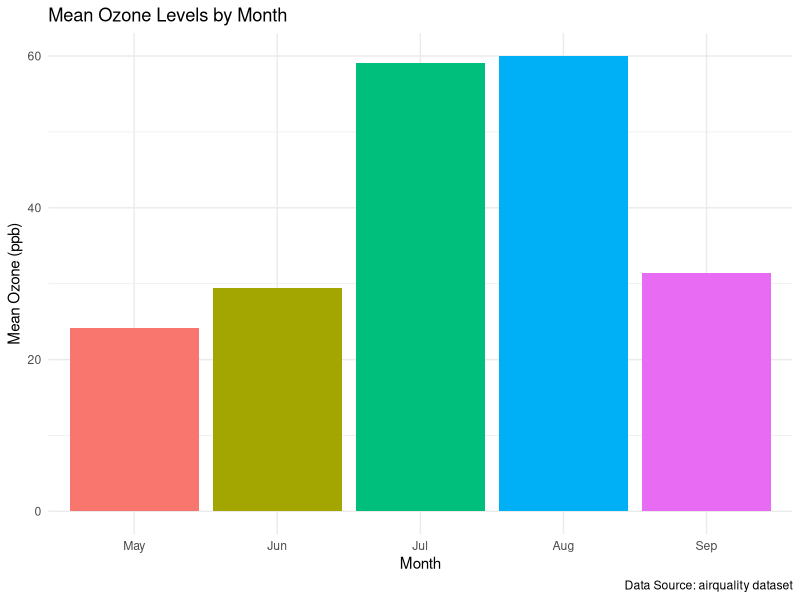

Recreate this plot in R.
# ====================================================================
# lab10_Data-Dynamo-s.R
# Collaborative R Visualization Project
# Dataset: airquality 
# Team Members:
# Esha Kambli 2301
# Deversh Shetgaonkar 2302
# Sahil Gaonkar 2305
# Prabhanjan Halvegar 2306
# Atharv Gawas 2313
# Aarchi Teli 2318 
# Sarvadhnya Patil 2321
# Harsh Palyekar 2329
# ====================================================================

# Load dataset
data(airquality)

# View structure
str(airquality)



#Pie Chart 

# Bar Chart
# ------------------------------
# BAR PLOT — by Sarvadhnya (2321)
# ------------------------------

# BAR PLOT — by Sarvadhnya (2321)
# Plot: Mean Ozone by Month (airquality dataset)

library(ggplot2)
library(dplyr)

# Load and clean data
data("airquality")
aq <- na.omit(airquality)

ozone_by_month <- aq %>%
  group_by(Month) %>%
  summarise(mean_ozone = mean(Ozone))

ozone_by_month$Month <- factor(ozone_by_month$Month,
                               labels = c("May", "Jun", "Jul", "Aug", "Sep"))

# Create the bar plot
bar_plot <- ggplot(ozone_by_month, aes(x = Month, y = mean_ozone, fill = Month)) +
  geom_bar(stat = "identity") +
  labs(title = "Mean Ozone Levels by Month",
       x = "Month",
       y = "Mean Ozone (ppb)",
       caption = "Data Source: airquality dataset") +
  theme_minimal() +
  theme(legend.position = "none")

# Save plot
if (!dir.exists("images")) dir.create("images")
ggsave("images/barplot_ozone_by_month.png", bar_plot, width = 7, height = 5, dpi = 300)

print("Bar plot created and saved to images/barplot_ozone_by_month.png")


# Line Chart

# Stacked Bar Chart

# Histogram

# Dot Chart

# Scatter Chart

# Box Plot
